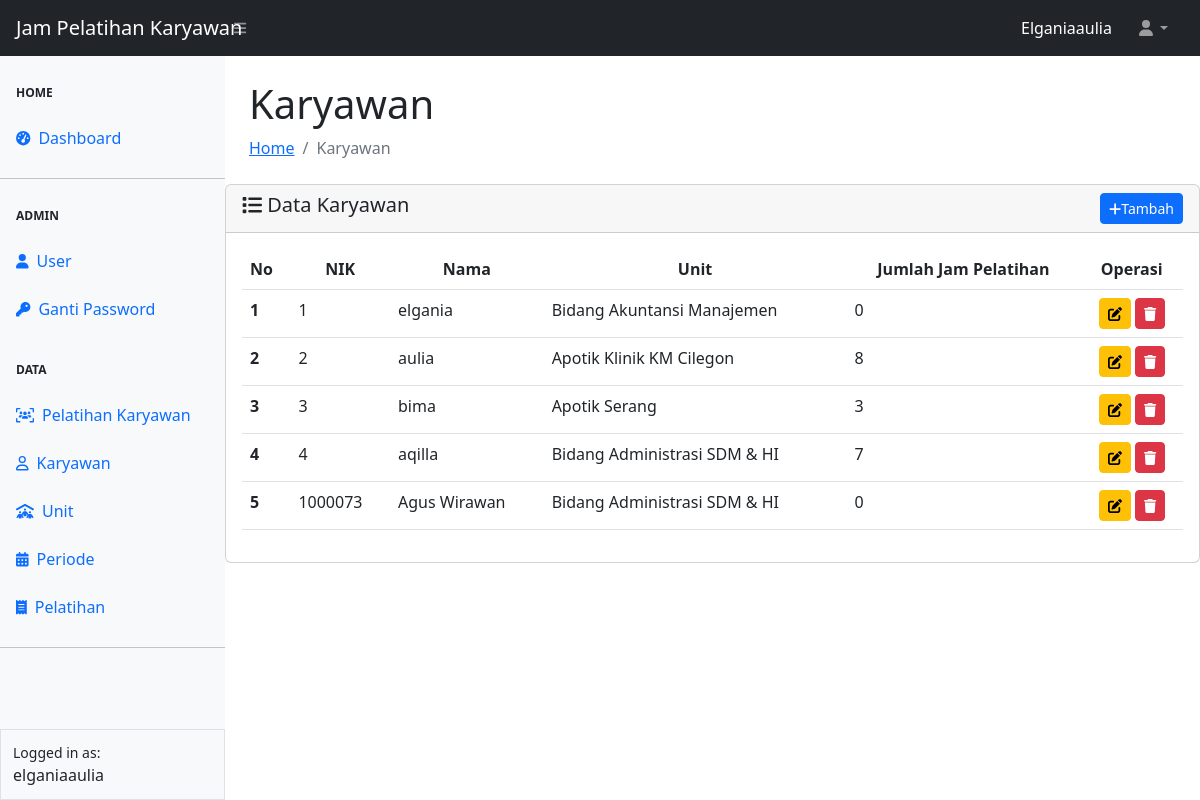
The page /karyawan/karyawan.php (signed in) on the database its author committed.
### tables this page shows
CREATE TABLE `tbl_karyawan`  (
  `id` int NOT NULL AUTO_INCREMENT,
  `nik` int NOT NULL,
  `nama` varchar(150) NOT NULL,
  `id_unit` int NOT NULL,
  `unit` varchar(150) NOT NULL,
  `jumlahjam` int NOT NULL,
  PRIMARY KEY (`id`) USING BTREE,
  INDEX `id_unit`(`id_unit` ASC) USING BTREE,
  CONSTRAINT `tbl_karyawan_ibfk_1` FOREIGN KEY (`id_unit`) REFERENCES `tbl_unit` (`id`) ON DELETE RESTRICT ON UPDATE NO ACTION
);

### config.php (called while the page is built, shortened)
<?php
$main_url = "http://localhost/rskm/";
?>

### karyawan/karyawan.php (the view, shortened to what this page needs)
<?php
require_once "../config.php";
require_once "../template/header.php";
require_once "../template/navbar.php";
require_once "../template/sidebar.php";
?>
<div id="layoutSidenav_content">
                <main>
                    <div class="container-fluid px-4">
                        <h1 class="mt-4">Karyawan</h1>
                        <ol class="breadcrumb mb-4">
                            <li class="breadcrumb-item"><a href="../index.php">Home</a> </li>
                            <li class="breadcrumb-item active">Karyawan</li>
                        </ol>
                    </div>
                    <div class="card">
                    <div class="card-header">
                        <span class = "h5 my-2" ><i class="fa-solid fa-list"></i> Data Karyawan</span>
                        <a href="<?= $main_url?>karyawan/add-karyawan.php" class="btn btn-sm btn-primary float-end"><i class="fa-solid fa-plus"></i>Tambah</a>
                    </div>
                    <div class="card-body">
                    <form action="karyawan.php" method="POST" enctype="multipart/form-data">
                    <table class="table table-hover" id="datatablesSimple">
                        <thead>
                            <tr>
                            <th scope="col">No</th>
                            <th scope="col"><center>NIK</center></th>
                            <th scope="col"><center>Nama</center></th>
                            <th scope="col"><center>Unit</center></th>
                            <th scope="col"><center>Jumlah Jam Pelatihan</center></th>
                            <th scope="col"><center>Operasi</center></th>
                            </tr>
                        </thead>
                        <tbody>
                            <?php
                            $no = 1;
                            $queryKaryawan = mysqli_query($koneksi, "SELECT * FROM tbl_karyawan");
                            while ($data = mysqli_fetch_array($queryKaryawan)){
                                $id = $data['id'];
                            ?>
                            <tr>
                            <th scope="row"><?= $no++ ?></th>
                            <td><?= $data['nik'] ?></td>
                            <td><?= $data['nama'] ?></td>
                            <td><?= $data['unit'] ?></td>
                            <td><?= $data['jumlahjam'] ?></td>
                            <td align="center">
                                <a href="edit-karyawan.php?id=<?= $data['id'] ?>" class="btn btn-sm btn-warning" title="Update Karyawan"><i class="fa-solid fa-pen-to-square"></i></a>
                                <button type="button" class="btn btn-sm btn-danger" id="btnHapus" title="Hapus karyawan" data-id="<?= $id ?>" ><i class="fa-solid fa-trash"></i></button>
                            </td>
                            </tr>
                            <?php } ?>
                        </tbody>
                            </form>
                    </div>
</div>
                        </div>
<?php
    require_once "../template/footer.php"
?>

### rows shown on the page
tbl_karyawan: nik "1", nama "elgania", unit "Bidang Akuntansi Manajemen", jumlahjam "0"
tbl_karyawan: nik "2", nama "aulia", unit "Apotik Klinik KM Cilegon", jumlahjam "8"
tbl_karyawan: nik "3", nama "bima", unit "Apotik Serang", jumlahjam "3"
tbl_karyawan: nik "4", nama "aqilla", unit "Bidang Administrasi SDM & HI", jumlahjam "7"
tbl_karyawan: nik "1000073", nama "Agus Wirawan", unit "Bidang Administrasi SDM & HI", jumlahjam "0"

### other values the page prints
$_SESSION ['username'] "Elganiaaulia"
$_SESSION ['username'] "elganiaaulia"
